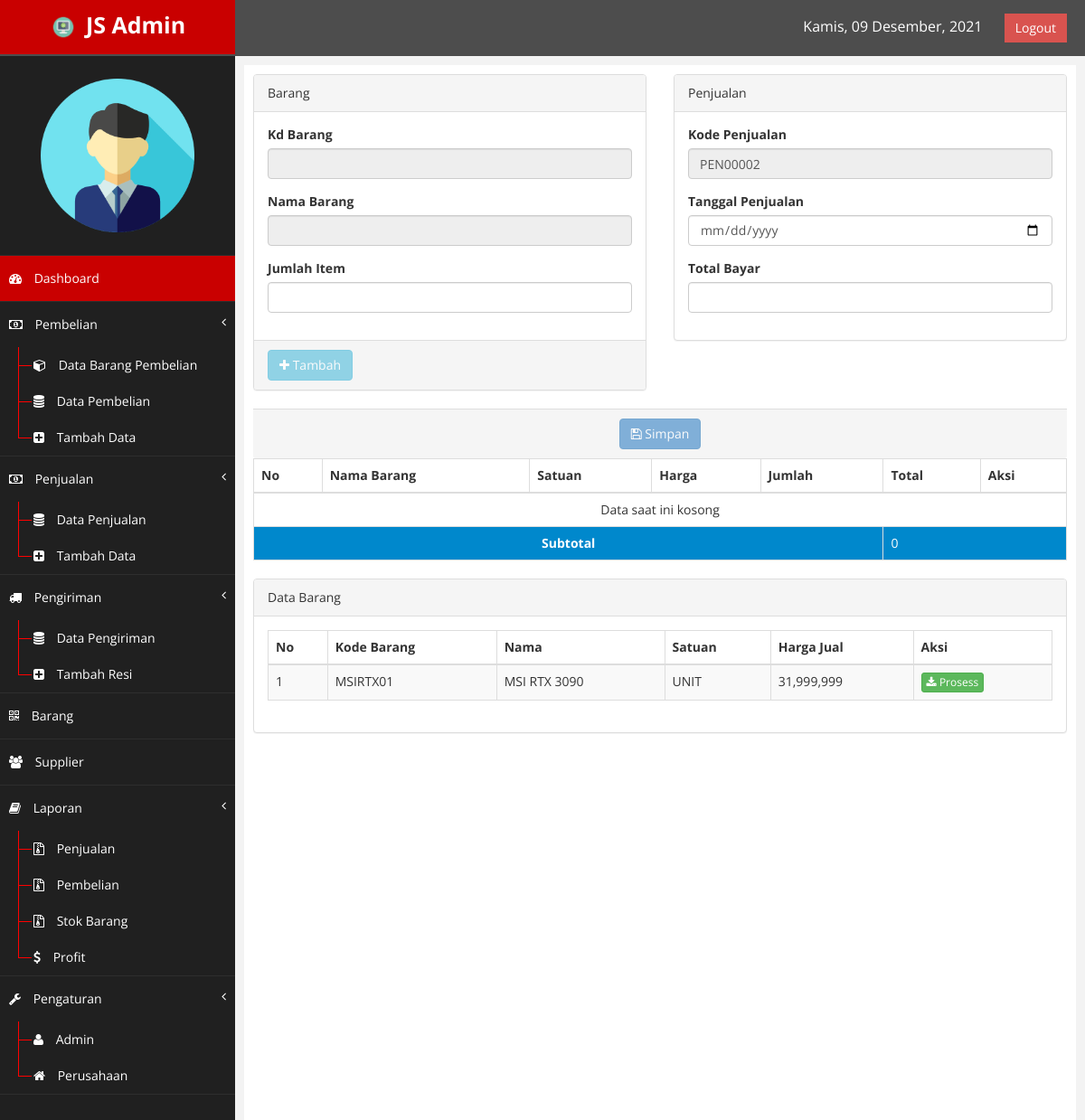
The page /index.php?page=tambahpenjualan (signed in) on the database its author committed.
### tables this page shows
CREATE TABLE IF NOT EXISTS `barang` (
  `kd_barang` varchar(8) NOT NULL,
  `nama_barang` varchar(60) NOT NULL,
  `satuan` varchar(20) NOT NULL,
  `harga_jual` int(15) NOT NULL,
  `harga_beli` int(15) NOT NULL,
  `stok` int(4) NOT NULL,
  `status` enum('1','0') NOT NULL DEFAULT '0',
  PRIMARY KEY (`kd_barang`)
);

### class/class.php (called while the page is built, shortened)
<?php
	class Penjualan extends Barang {
		public function kode_otomatis(){
			$qry = mysql_query("SELECT MAX(kd_penjualan) AS kode FROM penjualan");
			$pecah = mysql_fetch_array($qry);
			$kode = substr($pecah['kode'], 3,5);
			$jum = $kode + 1;
			if ($jum < 10) {
				$id = "PEN0000".$jum;
			}
			return $id;
		}
		public function tampil_barang_penjualan(){
			$qry = mysql_query("SELECT * FROM barang WHERE stok > 0 ORDER BY nama_barang ASC");
			while ($pecah = mysql_fetch_array($qry)) {
				$data[] = $pecah;
			}
			return $data;
		}
		public function cek_data_barangp($kode){
			$qry = mysql_query("SELECT * FROM penjualan_sementara WHERE kd_penjualan = '$kode'");
			$hitung = mysql_num_rows($qry);
			if ($hitung >=1) {
				return true;
			}
			else{
				return false;
			}
		}
		public function hitung_total_sementara($kode){
			$qry = mysql_query("SELECT sum(total) as jumlah FROM penjualan_sementara WHERE kd_penjualan = '$kode'");
			$pecah = mysql_fetch_array($qry);
			$cek = $this->cek_data_barangp($kode);
			if ($cek === true) {
				$subtotal = $pecah['jumlah'];
			}
			else{
				$subtotal = 0;
			}
			return $subtotal;
		}
	}
	$penjualan = new Penjualan();
?>

### tambahpenjualan.php (the view, shortened to what this page needs)
<?php
	$kode = $penjualan->kode_otomatis();
	$subtotal = $penjualan->hitung_total_sementara($kode);
	$cekbarang = $penjualan->cek_data_barangp($kode);
	$kdbar = "";
	$namabr = "";
?>
<div class="row">
	<div class="col-md-6">
		<div class="panel panel-default">
			<div class="panel-heading">
				Barang
			</div>
			<div class="panel-body">
				<form method="POST">
					<div class="form-group">
						<label>Kd Barang</label>
						<input type="text" class="form-control" id="kdbarang" name="kdbarang" disabled="disabled" value="<?php echo $kdbar; ?>">
					</div>
					<div class="form-group">
						<label>Nama Barang</label>
						<input type="text" class="form-control" disabled="disabled" value="<?php echo $namabr; ?>">
					</div>
					<div class="form-group">
						<label>Jumlah Item</label>
						<input type="number" class="form-control" name="item" id="item" max="10000" min="0">
					</div>
			</div>
			<div class="panel-footer">
			<?php if ($kdbar === ""): ?>
				<button class="btn btn-info" name="tambah" id="tambah" disabled="disabled"><i class="fa fa-plus"></i> Tambah</button>
			<?php endif ?>
			</div>
		</div>
	</div>
	<div class="col-md-6">
		<div class="panel panel-default">
			<div class="panel-heading">
				Penjualan
			</div>
			<div class="panel-body">
				<form method="POST">
					<div class="form-group">
						<label>Kode Penjualan</label>
						<input type="text" class="form-control" name="kdpenjualan" id="kdpenjualan" maxlength="8" readonly="true" value="<?php echo $kode; ?>">
					</div>
					<div class="form-group">
						<label>Tanggal Penjualan</label>
						<input type="date" class="form-control" name="tglpenjualan" id="tglpenjualan">
					</div>
					<div class="form-group">
						<label>Total Bayar</label>
						<input type="number" class="form-control" name="totalbayar" id="totalbayar">
					</div>
			</div>
		</div>
	</div>
	<div class="col-md-12">
		<div class="panel-footer" align="center">
		<?php if ($cekbarang === false): ?>
			<button id="formbtn" class="btn btn-primary" name="save" disabled="disabled"><i class="fa fa-save"></i> Simpan</button>
		<?php endif ?>
		</div>
	</div>
	<div class="col-md-12">
		<table class="table table-bordered table-responsive table-hover">
			<thead>
				<tr>
					<th>No</th>
					<th>Nama Barang</th>
					<th>Satuan</th>
					<th>Harga</th>
					<th>Jumlah</th>
					<th>Total</th>
					<th>Aksi</th>
				</tr>
			</thead>
			<tbody>
				<?php
					if ($cekbarang === false) {
						echo "<tr><td colspan='7' align='center'>Data saat ini kosong</td></tr>";
					}
					else{
					$br = $penjualan->tampil_barang_sementara($kode);
					foreach ($br as $index => $data) {
				?>
				<tr>
					<td><?php echo $index + 1; ?></td>
					<td><?php echo $data['nama_barang']; ?></td>
					<td><?php echo $data['satuan']; ?></td>
					<td><?php echo number_format($data['harga']); ?></td>
					<td><?php echo $data['item']; ?></td>
					<td><?php echo number_format($data['total']); ?></td>
					<td>
						<a href="index.php?page=tambahpenjualan&hapus=<?php echo $data['id_penjualan_sementara']; ?>" class="btn btn-danger btn-xs"><i class="fa fa-trash"></i> Hapus</a>
					</td>
				</tr>
				<?php } }?>
				<tr class="active">
					<td colspan="5" align="center"><strong>Subtotal</strong></td>
					<td colspan="2"><?php echo number_format($subtotal); ?></td>
				</tr>
			</tbody>
		</table>
	</div>
</div>
<div class="row">
    <div class="col-md-12">
        <div class="panel panel-default">
            <div class="panel-heading">
                Data Barang
            </div>
            <div class="panel-body">
                <div class="table">
                    <table class="table table-striped table-bordered table-hover" id="tabelku">
                        <thead>
                            <tr>
                                <th>No</th>
                                <th>Kode Barang</th>
                                <th>Nama</th>
                                <th>Satuan</th>
                                <th>Harga Jual</th>
                                <th>Aksi</th>
                            </tr>
                        </thead>
                        <tbody>
                            <?php
                                $brg = $penjualan->tampil_barang_penjualan();
                                foreach ($brg as $index => $data) {
                            ?>
                            <tr class="odd gradeX">
                                <td><?php echo $index + 1; ?></td>
                                <td><?php echo $data['kd_barang']; ?></td>
                                <td><?php echo $data['nama_barang']; ?></td>
                                <td><?php echo $data['satuan']; ?></td>
                                <td><?php echo number_format($data['harga_jual']); ?></td>
                                <td>
                                    <a href="index.php?page=tambahpenjualan&proses=<?php echo $data['kd_barang']; ?>" class="btn btn-success btn-xs"><i class="fa fa-download"></i> Prosess</a>
                                </td>
                            </tr>
                            <?php } ?>
                        </tbody>
                    </table>
                </div>
            </div>
        </div>
    </div>
</div>

### assets/css/custom.css (style rules this page uses)
body { font-family: 'Open Sans', sans-serif; }

### rows shown on the page
barang: kd_barang "MSIRTX01", nama_barang "MSI RTX 3090", satuan "UNIT", harga_jual "31,999,999"

### other values the page prints
$subtotal "0"
